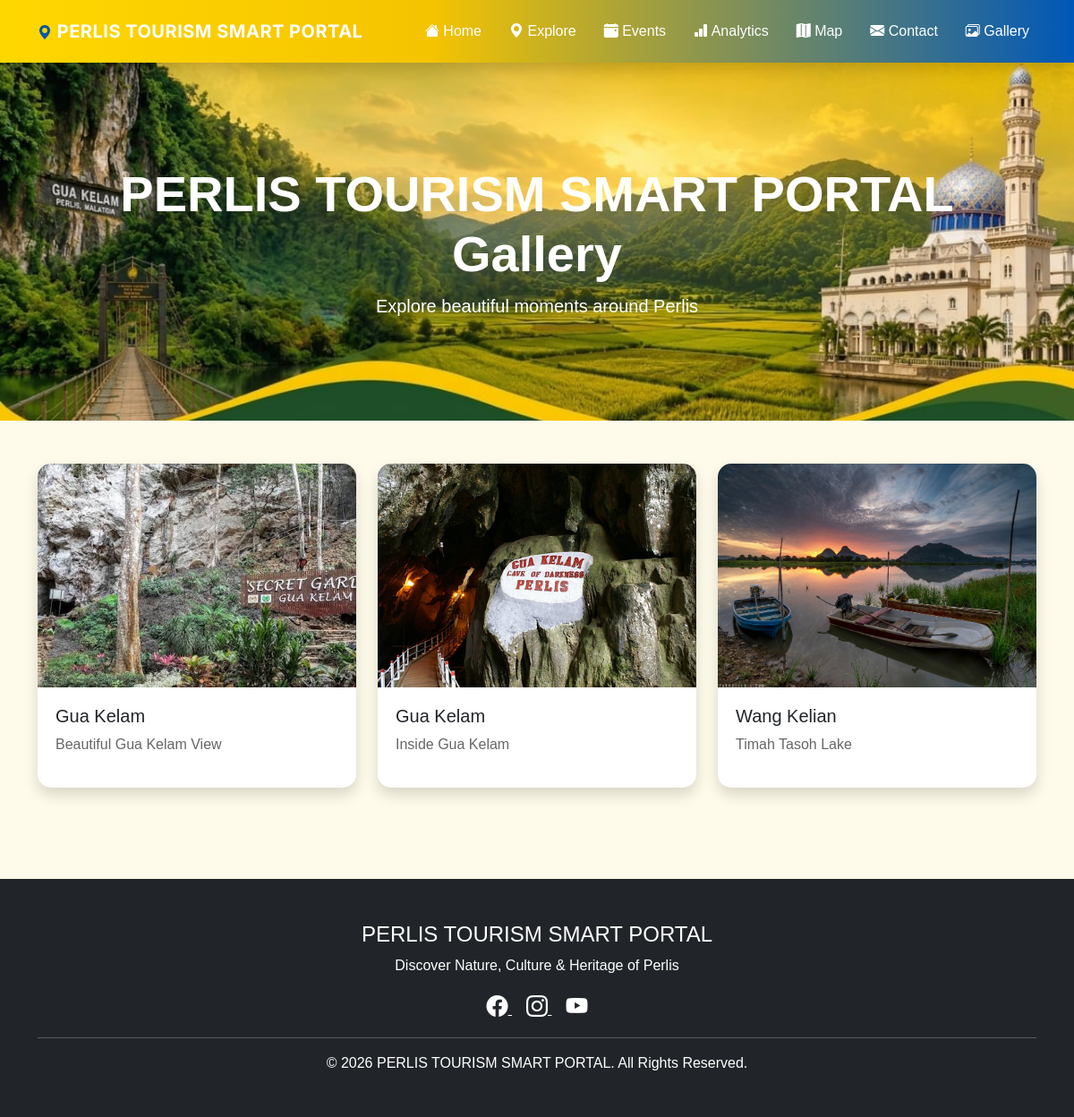
/gallery.php, run on an earlier commit of the app's database.
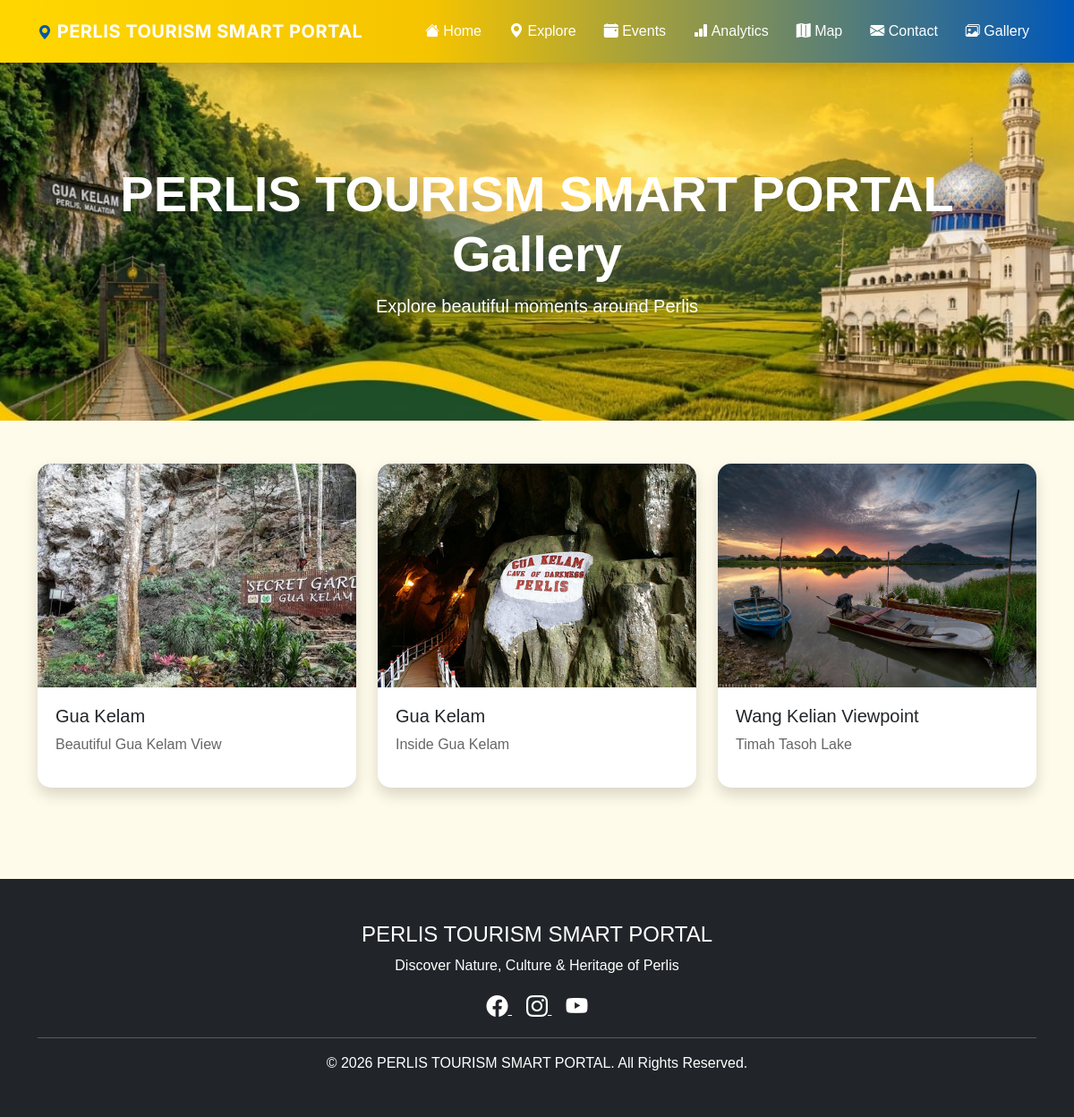
And on a later commit of the database.
### tables this page shows
CREATE TABLE `gallery` (
  `gallery_id` int(11) NOT NULL,
  `title` varchar(100) DEFAULT NULL,
  `image` varchar(255) DEFAULT NULL,
  `caption` varchar(255) DEFAULT NULL,
  `destination_id` int(11) DEFAULT NULL
);

CREATE TABLE `destinations` (
  `destination_id` int(11) NOT NULL,
  `destination_name` varchar(100) NOT NULL,
  `category` varchar(50) DEFAULT NULL,
  `location` varchar(100) DEFAULT NULL,
  `description` text DEFAULT NULL,
  `image` varchar(255) DEFAULT NULL,
  `created_at` timestamp NOT NULL DEFAULT current_timestamp()
);

### gallery.php (the view, shortened to what this page needs)
<?php
include("config.php");
?>
<!DOCTYPE html>
<html lang="en">
<head>
<link href="https://cdn.jsdelivr.net/npm/bootstrap@5.3.3/dist/css/bootstrap.min.css" rel="stylesheet">
<link href="https://cdn.jsdelivr.net/npm/bootstrap-icons@1.11.3/font/bootstrap-icons.css" rel="stylesheet">
<link rel="stylesheet" href="assets/css/style.css">
</head>
<body>
<?php include("navbar.php"); ?>
<section
    class="text-white text-center p-5"
    style="
        background-image: url('assets/images/header.jpg');
        background-size: cover;
        background-position: center;
        background-repeat: no-repeat;
        min-height: 400px;
        padding: 80px 20px;
        display: flex;
        flex-direction: column;
        justify-content: center;
        align-items: center;
    "
>
<h1
    style="
        font-size: 3.5rem;
        font-weight: 700;
        margin-bottom: 10px;
    "
>
PERLIS TOURISM SMART PORTAL Gallery
</h1>
<p
    style="
        margin: 0;
        font-size: 1.25rem;
    "
>
Explore beautiful moments around Perlis
</p>
</section>
<div class="container mt-5 mb-5">
<div class="row">
<?php
$sql = "
SELECT gallery.*, destinations.destination_name
FROM gallery
JOIN destinations
ON gallery.destination_id = destinations.destination_id
";
$result=mysqli_query($conn,$sql);
while($row=mysqli_fetch_assoc($result)){
?>
<div class="col-md-4 mb-4">
<div class="card shadow">
<img src="assets/images/<?php echo $row['image']; ?>"
class="card-img-top"
height="250">
<div class="card-body">
<h5>
<?php echo $row['destination_name']; ?>
</h5>
<p>
<?php echo $row['caption']; ?>
</p>
</div>
</div>
</div>
<?php
}
?>
</div>
</div>
<?php include("footer.php"); ?>
</body>
</html>

### navbar.php (shortened to what this page needs)
<nav class="navbar navbar-expand-lg navbar-dark bg-primary shadow">
    <div class="container">
        <a
            class="navbar-brand fw-bold"
            href="index.php"
        >
            <i class="bi bi-geo-alt-fill"></i>
            PERLIS TOURISM SMART PORTAL
        </a>
        <div
            class="collapse navbar-collapse"
            id="navbarMenu"
        >
            <ul class="navbar-nav ms-auto">
                <li class="nav-item">
                    <a
                        class="nav-link"
                        href="index.php"
                    >
                        <i class="bi bi-house-fill"></i>
                        Home
                    </a>
                </li>
                <li class="nav-item destination-dropdown">
                    <a
                        class="nav-link destination-button"
                        href="destinations.php"
                        id="exploreButton"
                    >
                    <i class="bi bi-geo-alt-fill"></i>
                        Explore
                    </a>
                </li>
                <li class="nav-item">
                    <a
                        class="nav-link"
                        href="events.php"
                    >
                        <i class="bi bi-calendar-event-fill"></i>
                        Events
                    </a>
                </li>
                <li class="nav-item">
                    <a
                        class="nav-link"
                        href="analytics.php"
                    >
                        <i class="bi bi-bar-chart-fill"></i>
                        Analytics
                    </a>
                </li>
                <li class="nav-item">
                    <a
                        class="nav-link"
                        href="map.php"
                    >
                        <i class="bi bi-map-fill"></i>
                        Map
                    </a>
                </li>
                <li class="nav-item">
                    <a
                        class="nav-link"
                        href="contact.php"
                    >
                        <i class="bi bi-envelope-fill"></i>
                        Contact
                    </a>
                </li>
                <li class="nav-item">
                    <a
                        class="nav-link"
                        href="gallery.php"
                    >
                        <i class="bi bi-images"></i>
                        Gallery
                    </a>
                </li>
            </ul>
        </div>
    </div>
</nav>

### footer.php (shortened to what this page needs)
<footer class="bg-dark text-white mt-5">
    <div class="container text-center py-5">
        <h4>
            PERLIS TOURISM SMART PORTAL
        </h4>
        <p>
            Discover Nature, Culture & Heritage of Perlis
        </p>
        <div class="mb-3">
            <a href="#"
               class="text-white mx-2">
                <i class="bi bi-facebook fs-4"></i>
            </a>
            <a href="#"
               class="text-white mx-2">
                <i class="bi bi-instagram fs-4"></i>
            </a>
            <a href="#"
               class="text-white mx-2">
                <i class="bi bi-youtube fs-4"></i>
            </a>
        </div>
        <hr>
        <p class="mb-0">
            © <?php echo date("Y"); ?>
            PERLIS TOURISM SMART PORTAL.
            All Rights Reserved.
        </p>
    </div>
</footer>

### assets/css/style.css (style rules this page uses)
:root { --perlis-yellow: #FFD700; --perlis-dark-yellow: #F5C400; --perlis-blue: #0057B8; --perlis-dark-blue: #004A99; --perlis-light: #FEFBEA; }
* { margin: 0; padding: 0; box-sizing: border-box; font-family: Arial, Helvetica, sans-serif; }
body { background: #f5f7fa; }
.navbar { padding: 15px 0; }
.navbar-brand { font-size: 28px; font-weight: bold; }
.nav-link { color: white !important; margin-left: 15px; transition: 0.3s; }
.card { border: none; border-radius: 15px; overflow: hidden; transition: 0.4s; margin-bottom: 30px; }
.card img { height: 250px; object-fit: cover; }
.card-body { padding: 20px; }
.card p { color: #666; }
footer { margin-top: 60px; }

### gallery.php (style rules this page uses)
body { background: #fefbea; }
.navbar { background: linear-gradient( 90deg, #FFD700 0%, #F5C400 40%, #0057B8 100% ) !important; }

### navbar.php (style rules this page uses)
.navbar-brand { font-family: 'Inter', sans-serif; font-size: 1.25rem; font-weight: 700; letter-spacing: .5px; }
.navbar-brand i { color: #0057A8; font-size: 1rem; }
.navbar { background: linear-gradient( 90deg, #FFD700 0%, #F5C400 40%, #0057B8 100% ) !important; }
.navbar .nav-link { font-weight: 500; transition: 0.3s; }
.destination-dropdown { position: relative; }

What changed in the data, as far as the page shows it:
changed through a linked row, gallery "Timah Tasoh Lake": destination.destination_name "Wang Kelian" → "Wang Kelian Viewpoint"
